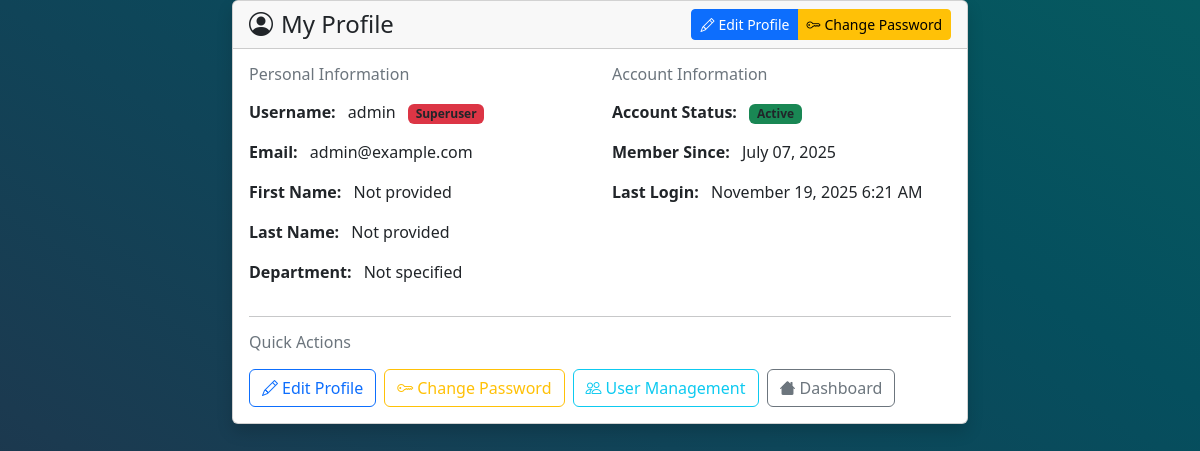
Page /user-accounts/profile/ (signed in) on the earlier database version.
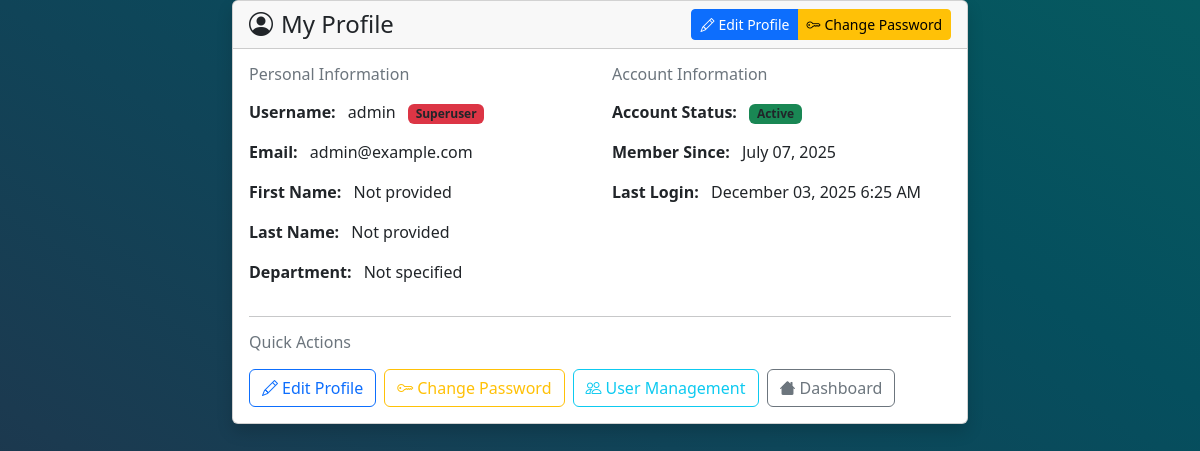
Same page on the later database version.
### accounts/models.py (models this page shows, shortened)
class User(AbstractUser):
    department = models.CharField(max_length=100, null=True, blank=True)
    groups = models.ManyToManyField(
        'auth.Group',
        related_name='custom_user_groups',
        blank=True,
        help_text='The groups this user belongs to.'
    )
    user_permissions = models.ManyToManyField(
        'auth.Permission',
        related_name='custom_user_permissions',
        blank=True,
        help_text='Specific permissions for this user.'
    )

### accounts/views.py (the view)
# urls.py: path('profile/', views.profile_view, name='profile'),
@login_required
def profile_view(request):
    return render(request, 'accounts/profile.html', {'user': request.user})

### templates/accounts/profile.html (shortened to what this page needs)
{% extends "base.html" %}
{% block content %}
<div class="container">
    <div class="row justify-content-center">
        <div class="col-md-8">
            <div class="card shadow">
                <div class="card-header d-flex justify-content-between align-items-center">
                    <h4 class="mb-0">
                        <i class="bi bi-person-circle me-2"></i>My Profile
                    </h4>
                    <div class="btn-group" role="group">
                        <a href="{% url 'accounts:user_detail' user.pk %}" class="btn btn-primary btn-sm">
                            <i class="bi bi-pencil me-1"></i>Edit Profile
                        </a>
                        <a href="{% url 'accounts:change_password' %}" class="btn btn-warning btn-sm">
                            <i class="bi bi-key me-1"></i>Change Password
                        </a>
                    </div>
                </div>
                <div class="card-body">
                    <div class="row">
                        <div class="col-md-6">
                            <h6 class="text-muted mb-3">Personal Information</h6>
                            <div class="mb-3">
                                <strong>Username:</strong>
                                <span class="ms-2">{{ user.username }}</span>
                                {% if user.is_superuser %}
                                    <span class="badge bg-danger ms-2">Superuser</span>
                                {% elif user.is_staff %}
                                    <span class="badge bg-warning">Staff</span>
                                {% endif %}
                            </div>
                            <div class="mb-3">
                                <strong>Email:</strong>
                                <span class="ms-2">{{ user.email|default:"Not provided" }}</span>
                            </div>
                            <div class="mb-3">
                                <strong>First Name:</strong>
                                <span class="ms-2">{{ user.first_name|default:"Not provided" }}</span>
                            </div>
                            <div class="mb-3">
                                <strong>Last Name:</strong>
                                <span class="ms-2">{{ user.last_name|default:"Not provided" }}</span>
                            </div>
                            <div class="mb-3">
                                <strong>Department:</strong>
                                <span class="ms-2">{{ user.department|default:"Not specified" }}</span>
                            </div>
                        </div>
                        <div class="col-md-6">
                            <h6 class="text-muted mb-3">Account Information</h6>
                            <div class="mb-3">
                                <strong>Account Status:</strong>
                                {% if user.is_active %}
                                    <span class="badge bg-success ms-2">Active</span>
                                {% else %}
                                    <span class="badge bg-danger ms-2">Inactive</span>
                                {% endif %}
                            </div>
                            <div class="mb-3">
                                <strong>Member Since:</strong>
                                <span class="ms-2">{{ user.date_joined|date:"F d, Y" }}</span>
                            </div>
                            <div class="mb-3">
                                <strong>Last Login:</strong>
                                <span class="ms-2">{{ user.last_login|date:"F d, Y g:i A"|default:"Never" }}</span>
                            </div>
                        </div>
                    </div>
                    <hr>
                    <div class="row">
                        <div class="col-12">
                            <h6 class="text-muted mb-3">Quick Actions</h6>
                            <div class="d-flex flex-wrap gap-2">
                                <a href="{% url 'accounts:user_detail' user.pk %}" class="btn btn-outline-primary">
                                    <i class="bi bi-pencil me-1"></i>Edit Profile
                                </a>
                                <a href="{% url 'accounts:change_password' %}" class="btn btn-outline-warning">
                                    <i class="bi bi-key me-1"></i>Change Password
                                </a>
                                {% if user.is_superuser or user.is_staff %}
                                <a href="{% url 'accounts:user_dashboard' %}" class="btn btn-outline-info">
                                    <i class="bi bi-people me-1"></i>User Management
                                </a>
                                {% endif %}
                                <a href="{% url 'main_dashboard' %}" class="btn btn-outline-secondary">
                                    <i class="bi bi-house me-1"></i>Dashboard
                                </a>
                            </div>
                        </div>
                    </div>
                </div>
            </div>
        </div>
    </div>
</div>
{% endblock %}

### templates/base.html (shortened to what this page needs)
{% load static %}
<!DOCTYPE html>
<html lang="en">
<head>
    <link href="{% static 'css/vendor/tailwind.min.css' %}" rel="stylesheet" />
    <link href="{% static 'css/tailwind-reset.css' %}" rel="stylesheet" />
    <link href="{% static 'css/vendor/bootstrap.min.css' %}" rel="stylesheet" />
    <link rel="stylesheet" href="{% static 'css/vendor/bootstrap-icons.css' %}" />
    <link rel="stylesheet" href="{% static 'css/vendor/fontawesome.min.css' %}" />
    <link href="{% static 'css/styles.css' %}" rel="stylesheet" />
    <link href="{% static 'css/text-contrast.css' %}" rel="stylesheet" />
    <link href="{% static 'css/notifications.css' %}" rel="stylesheet" />
</head>
<body hx-headers='{"X-CSRFToken": "{{ csrf_token }}"}'>
    {% block content %}
    {% endblock %}
</body>
</html>

### static/css/styles.css (style rules this page uses)
body { background-image: linear-gradient(to right top, #212f45, #1b3a50, #104458, #054f5e, #065a60); min-height: 100vh; }

### static/css/text-contrast.css (style rules this page uses)
.bg-white, .card-body, .card, .table, .form-control, .form-select, .list-group-item, .modal-content, .dropdown-menu { color: #212529 !important; }
.bg-white h1, .bg-white h2, .bg-white h3, .bg-white h4, .bg-white h5, .bg-white h6, .card h1, .card h2, .card h3, .card h4, .card h5, .card h6, .table h1, .table h2, .table h3, .table h4, .table h5, .table h6, .modal-content h1, .modal-content h2, .modal-content h3, .modal-content h4, .modal-content h5, .modal-content h6 { color: #212529 !important; }
.bg-white p, .bg-white span, .bg-white div, .bg-white td, .bg-white th, .bg-white label, .card p, .card span, .card div, .card td, .card th, .card label, .table p, .table span, .table div, .table td, .table th, .table label, .modal-content p, .modal-content span, .modal-content div, .modal-content td, .modal-content th, .modal-content label { color: #212529 !important; }
.container, .container-fluid, .row, .col { color: inherit; }
.bg-white .text-muted, .card .text-muted, .modal-content .text-muted { color: #6c757d !important; }

Differences in the rows shown:
changed User "admin": last_login "November 19, 2025 6:21 AM" → "December 03, 2025 6:25 AM"
